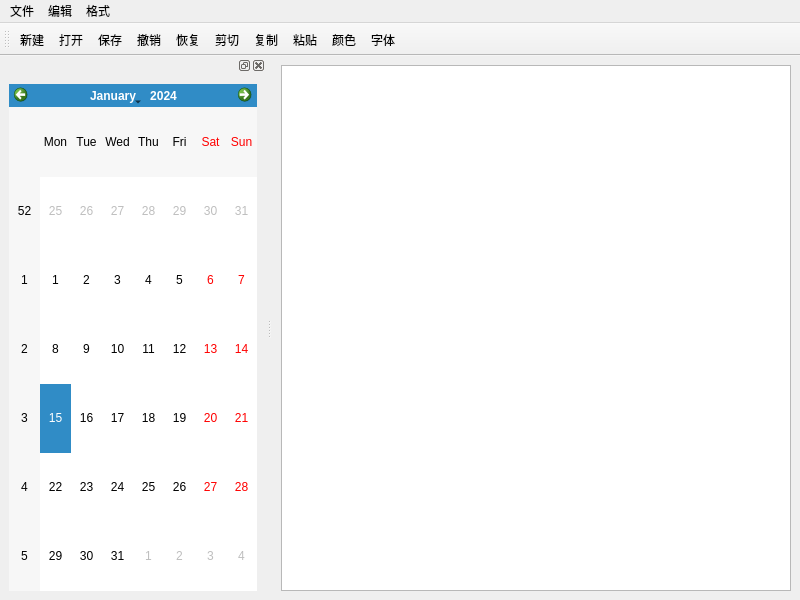
<?xml version="1.0" encoding="UTF-8"?>
<ui version="4.0">
 <class>MainWindow</class>
 <widget class="QMainWindow" name="MainWindow">
  <property name="geometry">
   <rect>
    <x>0</x>
    <y>0</y>
    <width>800</width>
    <height>600</height>
   </rect>
  </property>
  <property name="windowTitle">
   <string>记事本</string>
  </property>
  <widget class="QWidget" name="mainWidget">
   <layout class="QVBoxLayout" name="MainLayout">
    <item>
     <widget class="QTextEdit" name="textEdit"/>
    </item>
   </layout>
  </widget>
  <widget class="QMenuBar" name="menuBar">
   <property name="geometry">
    <rect>
     <x>0</x>
     <y>0</y>
     <width>800</width>
     <height>21</height>
    </rect>
   </property>
   <widget class="QMenu" name="fileMenu">
    <property name="title">
     <string>文件</string>
    </property>
    <addaction name="newFile"/>
    <addaction name="open"/>
    <addaction name="save"/>
   </widget>
   <widget class="QMenu" name="editMenu">
    <property name="title">
     <string>编辑</string>
    </property>
    <addaction name="undo"/>
    <addaction name="redo"/>
    <addaction name="separator"/>
    <addaction name="cut"/>
    <addaction name="copy"/>
    <addaction name="paste"/>
   </widget>
   <widget class="QMenu" name="menu">
    <property name="title">
     <string>格式</string>
    </property>
    <addaction name="color"/>
    <addaction name="font"/>
   </widget>
   <addaction name="fileMenu"/>
   <addaction name="editMenu"/>
   <addaction name="menu"/>
  </widget>
  <widget class="QToolBar" name="toolBar">
   <property name="windowTitle">
    <string>toolBar</string>
   </property>
   <attribute name="toolBarArea">
    <enum>TopToolBarArea</enum>
   </attribute>
   <attribute name="toolBarBreak">
    <bool>false</bool>
   </attribute>
   <addaction name="newFile"/>
   <addaction name="open"/>
   <addaction name="save"/>
   <addaction name="undo"/>
   <addaction name="redo"/>
   <addaction name="cut"/>
   <addaction name="copy"/>
   <addaction name="paste"/>
   <addaction name="color"/>
   <addaction name="font"/>
  </widget>
  <widget class="QDockWidget" name="dockWidget">
   <attribute name="dockWidgetArea">
    <number>1</number>
   </attribute>
   <widget class="QWidget" name="dockWidgetContents">
    <layout class="QVBoxLayout" name="MainLayout">
     <item>
      <widget class="QCalendarWidget" name="calendar"/>
     </item>
    </layout>
   </widget>
  </widget>
  <action name="newFile">
   <property name="icon">
    <iconset resource="icons.qrc">
     <normaloff>:/new.png</normaloff>:/new.png</iconset>
   </property>
   <property name="text">
    <string>新建</string>
   </property>
   <property name="shortcut">
    <string>Ctrl+N</string>
   </property>
  </action>
  <action name="open">
   <property name="icon">
    <iconset resource="icons.qrc">
     <normaloff>:/open.png</normaloff>:/open.png</iconset>
   </property>
   <property name="text">
    <string>打开</string>
   </property>
   <property name="shortcut">
    <string>Ctrl+O</string>
   </property>
  </action>
  <action name="undo">
   <property name="icon">
    <iconset resource="icons.qrc">
     <normaloff>:/redo,png</normaloff>:/redo,png</iconset>
   </property>
   <property name="text">
    <string>撤销</string>
   </property>
   <property name="shortcut">
    <string>Ctrl+U</string>
   </property>
  </action>
  <action name="redo">
   <property name="icon">
    <iconset resource="icons.qrc">
     <normaloff>:/undo.png</normaloff>:/undo.png</iconset>
   </property>
   <property name="text">
    <string>恢复</string>
   </property>
   <property name="shortcut">
    <string>Ctrl+R</string>
   </property>
  </action>
  <action name="cut">
   <property name="icon">
    <iconset resource="icons.qrc">
     <normaloff>:/cut.png</normaloff>:/cut.png</iconset>
   </property>
   <property name="text">
    <string>剪切</string>
   </property>
   <property name="shortcut">
    <string>Ctrl+X</string>
   </property>
  </action>
  <action name="copy">
   <property name="icon">
    <iconset resource="icons.qrc">
     <normaloff>:/copy.png</normaloff>:/copy.png</iconset>
   </property>
   <property name="text">
    <string>复制</string>
   </property>
   <property name="shortcut">
    <string>Ctrl+C</string>
   </property>
  </action>
  <action name="paste">
   <property name="icon">
    <iconset resource="icons.qrc">
     <normaloff>:/paste.png</normaloff>:/paste.png</iconset>
   </property>
   <property name="text">
    <string>粘贴</string>
   </property>
   <property name="shortcut">
    <string>Ctrl+V</string>
   </property>
  </action>
  <action name="save">
   <property name="icon">
    <iconset resource="icons.qrc">
     <normaloff>:/save.png</normaloff>:/save.png</iconset>
   </property>
   <property name="text">
    <string>保存</string>
   </property>
   <property name="shortcut">
    <string>Ctrl+S</string>
   </property>
  </action>
  <action name="color">
   <property name="icon">
    <iconset resource="icons.qrc">
     <normaloff>:/color.png</normaloff>:/color.png</iconset>
   </property>
   <property name="text">
    <string>颜色</string>
   </property>
   <property name="shortcut">
    <string>Ctrl+Shift+C</string>
   </property>
  </action>
  <action name="font">
   <property name="icon">
    <iconset resource="icons.qrc">
     <normaloff>:/font.png</normaloff>:/font.png</iconset>
   </property>
   <property name="text">
    <string>字体</string>
   </property>
   <property name="shortcut">
    <string>Ctrl+F</string>
   </property>
  </action>
 </widget>
 <resources>
  <include location="icons.qrc"/>
 </resources>
 <connections/>
</ui>
